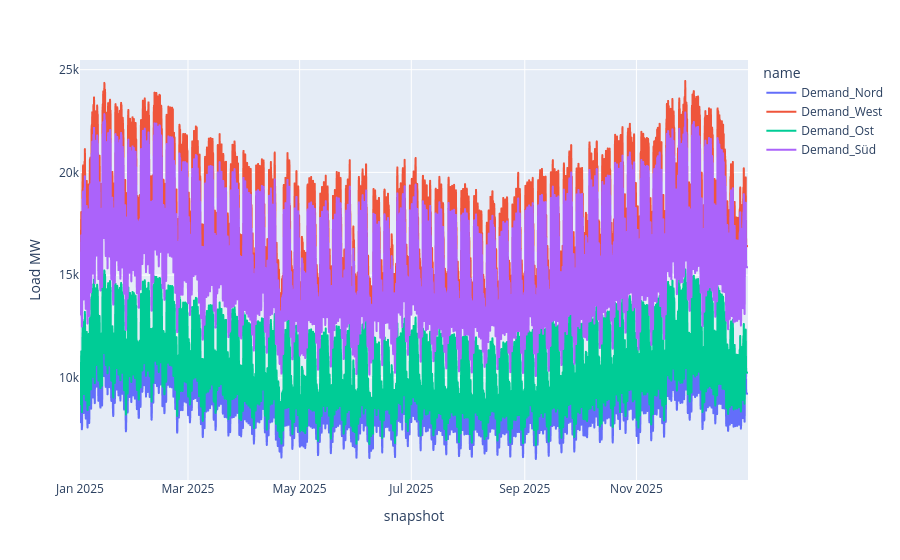

Notebook source saved alongside this figure:
### Code cell
network.loads_t.p_set.plot(labels=dict(value = "Load MW"))
# plt.ylabel("Load [MW]")

### Figure 1 — Plotly figure (JSON) as saved in the notebook; plotly's stock layout.template omitted (floating-point values rounded to 4 significant figures; data arrays with more than 128 entries replaced by an {"elided": "..."} marker saying what was removed)
{"data": [{"hovertemplate": "name=Demand_Nord<br>snapshot=%{x}<br>Load MW=%{y}<extra></extra>", "legendgroup": "Demand_Nord", "line": {"color": "#636efa", "dash": "solid"}, "marker": {"symbol": "circle"}, "mode": "lines", "name": "Demand_Nord", "showlegend": true, "type": "scattergl", "x": {"elided": "8760 str values"}, "xaxis": "x", "y": {"elided": "8760 float values"}, "yaxis": "y"}, {"hovertemplate": "name=Demand_West<br>snapshot=%{x}<br>Load MW=%{y}<extra></extra>", "legendgroup": "Demand_West", "line": {"color": "#EF553B", "dash": "solid"}, "marker": {"symbol": "circle"}, "mode": "lines", "name": "Demand_West", "showlegend": true, "type": "scattergl", "x": {"elided": "8760 str values"}, "xaxis": "x", "y": {"elided": "8760 float values"}, "yaxis": "y"}, {"hovertemplate": "name=Demand_Ost<br>snapshot=%{x}<br>Load MW=%{y}<extra></extra>", "legendgroup": "Demand_Ost", "line": {"color": "#00cc96", "dash": "solid"}, "marker": {"symbol": "circle"}, "mode": "lines", "name": "Demand_Ost", "showlegend": true, "type": "scattergl", "x": {"elided": "8760 str values"}, "xaxis": "x", "y": {"elided": "8760 float values"}, "yaxis": "y"}, {"hovertemplate": "name=Demand_Süd<br>snapshot=%{x}<br>Load MW=%{y}<extra></extra>", "legendgroup": "Demand_Süd", "line": {"color": "#ab63fa", "dash": "solid"}, "marker": {"symbol": "circle"}, "mode": "lines", "name": "Demand_Süd", "showlegend": true, "type": "scattergl", "x": {"elided": "8760 str values"}, "xaxis": "x", "y": {"elided": "8760 float values"}, "yaxis": "y"}], "layout": {"legend": {"title": {"text": "name"}, "tracegroupgap": 0}, "margin": {"t": 60}, "xaxis": {"anchor": "y", "domain": [0, 1], "title": {"text": "snapshot"}}, "yaxis": {"anchor": "x", "domain": [0, 1], "title": {"text": "Load MW"}}}}
